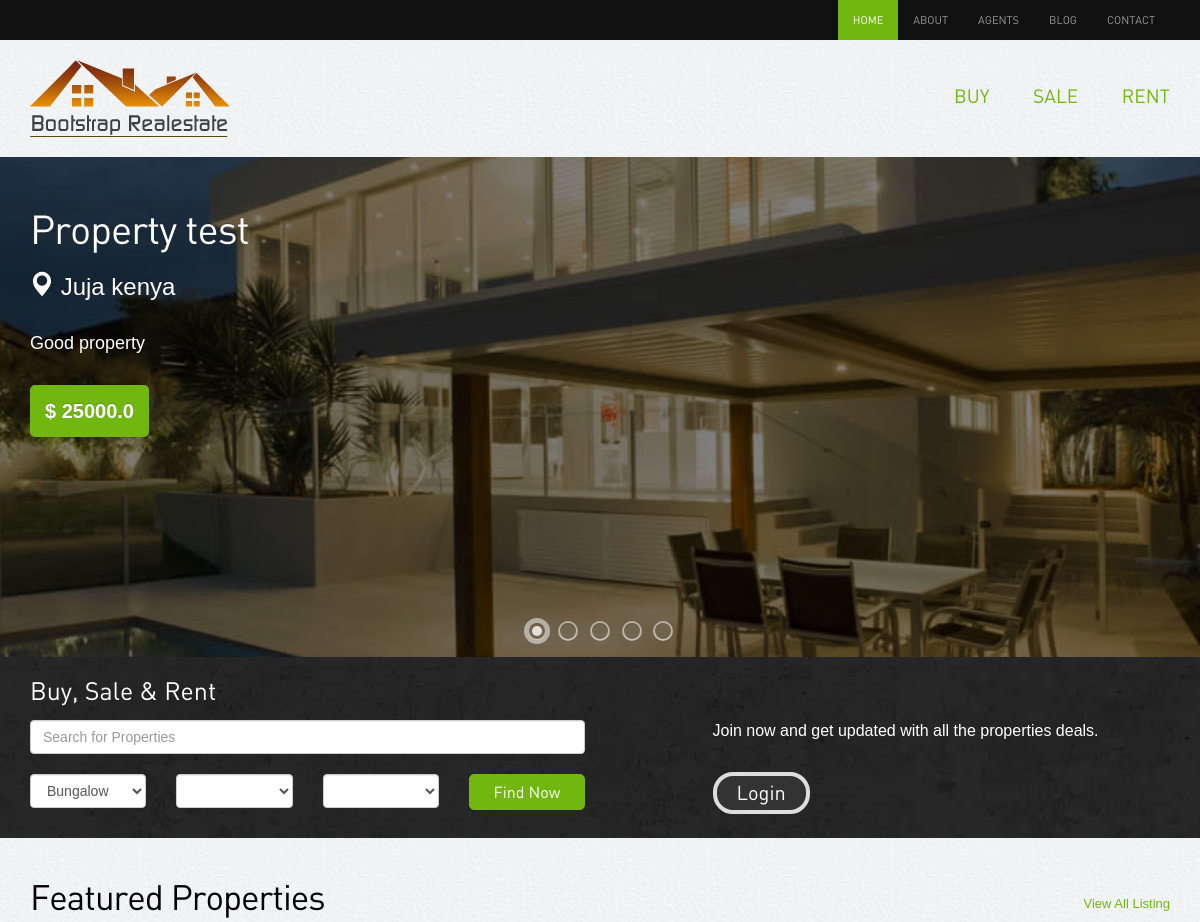
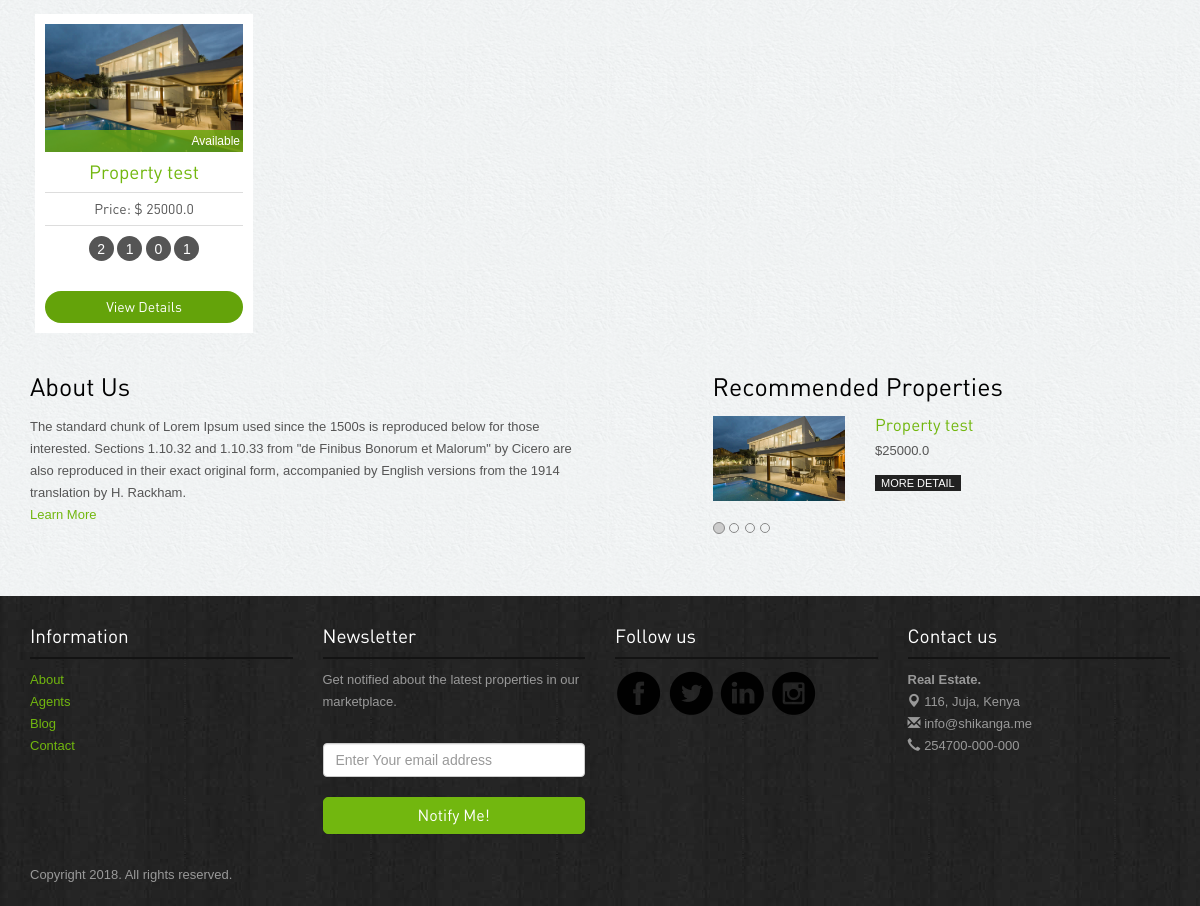
The page /index.html on the database its author committed (2 pictures, top to bottom).
### property/models.py (models this page shows, shortened)
class Property(models.Model) :
    name = models.CharField(max_length=100)
    agent = models.ForeignKey(Agent, on_delete=models.SET_NULL, null=True, verbose_name='Agent')
    price = models.FloatField(verbose_name='Property Price')
    description = models.TextField(verbose_name='Property Details')
    location = models.CharField(max_length=200, verbose_name='Property Location')
    property_type = models.ForeignKey(PropertyType, on_delete=models.SET_NULL, null=True, verbose_name='Property Type')
    sale_type = models.CharField(max_length=100, verbose_name='Type of Sale')
    date_added = models.DateField(default=timezone.now, verbose_name='Date Registered')
    bedrooms = models.IntegerField(default=0, verbose_name='Number of Bedrooms')
    kitchens = models.IntegerField(default=0, verbose_name='Number of Kitchens')
    living_rooms = models.IntegerField(default=0, verbose_name='Number of Living Rooms')
    parking = models.IntegerField(default=0, verbose_name='Number of Parking Lots')
    picture_1 = models.ImageField(upload_to=os.path.join("media", "property"))
    picture_2 = models.ImageField(blank=True, null=True, upload_to=os.path.join("media", "property"))
    picture_3 = models.ImageField(blank=True, null=True, upload_to=os.path.join("media", "property"))
    picture_4 = models.ImageField(blank=True, null=True, upload_to=os.path.join("media", "property"))
    availability = models.BooleanField(default=True)
    class Meta :
        verbose_name_plural = 'Properties'
        ordering =['name', 'price']

### real_estate/views.py (the view)
# urls.py: path('index.html', views.index, name='index_page'),
def index(request, *args, **kwargs):
    context = {
        'hot_property_list': hot_properties(4),
        'recommended_property_list' : hot_properties(4)
    }
    return render(request, 'index.html', context)

### property/views.py (called while the page is built)
def hot_properties(number):
    property_list = Property.objects.filter(availability=True)[:number]
    return property_list

### real_estate/context_processor.py (called while the page is built)
def site_details(request):
    context_data = dict()
    context_data['custom_site_name'] = "Real Estate"
    context_data['custom_site_author'] = "Jerry Shikanga"
    context_data['custom_site_keywords'] = "real estate, project"
    context_data['custom_site_telephone'] = '254700-000-000'
    context_data['custom_site_email'] = 'info@shikanga.me'
    context_data['custom_site_address'] = '116, Juja, Kenya'
    context_data['property_type_list'] = PropertyType.objects.all()
    return context_data

### templates/index.html (shortened to what this page needs)
{% extends 'base.html' %}
{% load static %}
{% block content %}
<div class="">
    <div id="slider" class="sl-slider-wrapper">
        <div class="sl-slider">
            {% for property in hot_property_list %}
                <div class="sl-slide" data-orientation="horizontal" data-slice1-rotation="-25" data-slice2-rotation="-25" data-slice1-scale="2" data-slice2-scale="2">
                    <div class="sl-slide-inner">
                        <div class="bg-img bg-img-1"></div>
                        <h2><a href="{% url 'property:detail' property.id %}">{{ property.name }}</a></h2>
                        <blockquote>
                            <p class="location"><span class="glyphicon glyphicon-map-marker"></span> {{ property.location }}</p>
                            <p>{{ property.description }}</p>
                            <cite>$ {{ property.price }}</cite>
                        </blockquote>
                    </div>
                </div>
            {% endfor %}
        </div>
        <nav id="nav-dots" class="nav-dots">
          <span class="nav-dot-current"></span>
          <span></span>
          <span></span>
          <span></span>
          <span></span>
        </nav>
      </div>
</div>
<div class="banner-search">
  <div class="container">
    <h3>Buy, Sale & Rent</h3>
    <div class="searchbar">
      <div class="row">
        <div class="col-lg-6 col-sm-6">
          <form method="get" action="{% url 'property:list' %}">
              <input type="text" class="form-control" name="name" placeholder="Search for Properties">
          <div class="row">
            <div class="col-lg-3 col-sm-3 ">
              <select class="form-control" name="property_type">
                  {% for type in property_type_list %}
                      <option value="{{ type.id }}">{{ type.name }}</option>
                  {% endfor %}
              </select>
            </div>
            <div class="col-lg-3 col-sm-4">
              <select class="form-control" name="min">
                  <option value=""></option>
                  <option value="0">$0</option>
              </select>
            </div>
            <div class="col-lg-3 col-sm-4">
            <select class="form-control" name="max">
                <option value=""></option>
                <option value="100000">$100, 000</option>
              </select>
              </div>
              <div class="col-lg-3 col-sm-4">
                <button class="btn btn-success" type="submit" onclick="">Find Now</button>
              </div>
          </div>
          </form>
        </div>
        <div class="col-lg-5 col-lg-offset-1 col-sm-6 ">
          <p>Join now and get updated with all the properties deals.</p>
          <button class="btn btn-info"   data-toggle="modal" data-target="#loginpop">Login</button>        </div>
      </div>
    </div>
  </div>
</div>
<div class="container">
  <div class="properties-listing spacer"> <a href="{% url 'property:list' %}" class="pull-right viewall">View All Listing</a>
    <h2>Featured Properties</h2>
    <div id="owl-example" class="owl-carousel">
        {% for property in hot_property_list %}
            <div class="properties">
                <div class="image-holder"><img src="{{ MEDIA_URL }}{{ property.picture_1 }}" class="img-responsive" alt="{{ property.name }}"/>
                    <div class="status sold">
                        {% if property.availability %}
                            Available
                        {% else %}
                            Sold
                        {% endif %}
                    </div>
                </div>
                <h4><a href="{% url 'property:detail' property.id %}">{{ property.name }}</a></h4>
                <p class="price">Price: $ {{ property.price }}</p>
                <div class="listing-detail">
                    <span data-toggle="tooltip" data-placement="bottom" data-original-title="Bed Room">{{ property.bedrooms }}</span>
                    <span data-toggle="tooltip" data-placement="bottom" data-original-title="Living Room">{{ property.living_rooms }}</span>
                    <span data-toggle="tooltip" data-placement="bottom" data-original-title="Parking">{{ property.parking }}</span>
                    <span data-toggle="tooltip" data-placement="bottom" data-original-title="Kitchen">{{ property.kitchens }}</span>
                </div>
            <a class="btn btn-primary" href="{% url 'property:detail' property.id %}">View Details</a>
        </div>
        {% endfor %}
    </div>
  </div>
  <div class="spacer">
    <div class="row">
      <div class="col-lg-6 col-sm-9 recent-view">
        <h3>About Us</h3>
        <p>The standard chunk of Lorem Ipsum used since the 1500s is reproduced below for those interested. Sections 1.10.32 and 1.10.33 from "de Finibus Bonorum et Malorum" by Cicero are also reproduced in their exact original form, accompanied by English versions from the 1914 translation by H. Rackham.<br><a href="about.php">Learn More</a></p>
      </div>
      <div class="col-lg-5 col-lg-offset-1 col-sm-3 recommended">
        <h3>Recommended Properties</h3>
        <div id="myCarousel" class="carousel slide">
          <ol class="carousel-indicators">
            <li data-target="#myCarousel" data-slide-to="0" class="active"></li>
            <li data-target="#myCarousel" data-slide-to="1" class=""></li>
            <li data-target="#myCarousel" data-slide-to="2" class=""></li>
            <li data-target="#myCarousel" data-slide-to="3" class=""></li>
          </ol>
          <div class="carousel-inner">
              {% for property in recommended_property_list %}
                  <div class="item active">
                    <div class="row">
                      <div class="col-lg-4">
                            <img src="{{ MEDIA_URL }}{{ property.picture_1 }}" class="img-responsive" alt="{{ property.name }}"/>
                        </div>
                        <div class="col-lg-8">
                            <h5><a href="{% url 'property:detail' property.id %}">{{ property.name }}</a></h5>
                            <p class="price">${{ property.price }}</p>
                            <a href="{% url 'property:detail' property.id %}" class="more">More Detail</a>
                        </div>
                    </div>
                  </div>
              {% endfor %}
          </div>
        </div>
      </div>
    </div>
  </div>
</div>
{% endblock %}

### static/assets/style.css (style rules this page uses)
body { color:#555; font:normal 13px/22px Arial; background:url(../images/bgmain.png) #eee; }
h1,h2,h3,h4,h5 { font-weight:normal; font-family: din;margin: 0;padding: 0;color: #000 }
h2 { font-size: 35px; letter-spacing: -1px;margin-bottom: 20px; }
h3 { margin: 0 0 15px 0; font-size: 25px; }
h4 { margin: 10px 0; font-size: 19px; }
h5 { margin: 0 0 5px 0; font-size: 17px; }
p { margin-bottom: 30px; }
a { color:#72b70f; text-decoration:none;outline: none; }
.spacer { margin-top: 40px;margin-bottom:40px; }
select,input { outline: 0; margin-bottom: 20px; }
a.more { background-color: #222; padding: 2px 6px;color: #fff; text-transform: uppercase; font-size: 11px; }
.btn { border-radius: 5px; font-family: din; outline: none; }
.btn-success { background: #72b70f;border:1px solid #72b70f;padding:6px 20px; font-size:16px; width: 100%; }
.btn-primary { background: #64a30a;border:none;width: 100%;border-radius: 20px; }
.btn-info { background: #333;border:4px solid #ddd;padding: 3px 20px; font-size:20px; border-radius: 20px; }
.banner-search { background:url(../images/bginside.jpg) #111;color: #fff;padding: 20px 0 10px 0; font-size: 16px; }
.banner-search h3 { color: #fff; }
.properties-listing .viewall { margin-top: 15px; }
.properties-listing div.properties { padding: 10px; background-color: #fff;text-align: center; margin-bottom: 20px; }
.owl-wrapper-outer div.properties { margin: 0 5px; }
.properties-listing div.properties .image-holder { position: relative; }
.properties-listing div.properties .status { position: absolute;bottom: 0;z-index: 100;display: block;width: 100%;color: #fff;padding:0 3px;text-align: right; font-size: 12px; }
.properties-listing div.properties p { margin-bottom: 10px; font-size: 14px;border-top: 1px solid #ddd;border-bottom: 1px solid #ddd;padding: 5px 0;font-family: din; }
.listing-detail { margin-bottom: 30px; }
.listing-detail span { color: #fff; width: 25px; height: 25px; background-color: #555;display: inline-block;border-radius:25px; text-align: center;line-height: 26px; font-size: 14px;cursor: crosshair; }
.status.sold { background:rgba(104,167,13,0.8); }
.recommended { position: relative; }
.recommended .carousel-indicators { position: absolute;text-align: left;left: 0;bottom: -40px;margin: 0; }
.recommended .carousel-indicators li { border: 1px solid #888; }
.recommended .carousel-indicators .active { background-color:#ccc; }
.recommended p { margin: 5px 0 10px 0; }

### static/assets/slitslider/css/style.css (style rules this page uses)
.sl-slider-wrapper { width: 800px; height: 400px; margin: 0 auto; position: relative; overflow: hidden; }
.sl-slider { position: absolute; top: 0; left: 0; }
.sl-slide, .sl-slides-wrapper, .sl-slide-inner { position: absolute; width: 100%; height: 100%; top: 0; left: 0; }
.sl-slide { z-index: 1; }
.sl-slide-horizontal .sl-slide-inner { background: #000; }

### rows shown on the page
Property: name "Property test", location "Juja kenya", description "Good property", price "25000.0", picture_1 (picture), availability "Available", bedrooms "2", living_rooms "1", parking "0", kitchens "1"

### other values the page prints
{{ custom_site_name }} "Real Estate"
{{ custom_site_address }} "116, Juja, Kenya"
{{ custom_site_email }} "info@shikanga.me"
{{ custom_site_telephone }} "254700-000-000"
form field property_type "Bungalow"
